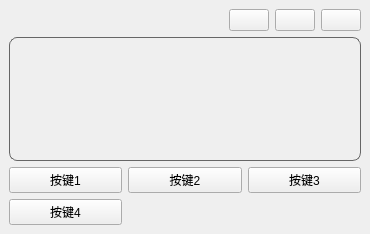
<?xml version="1.0" encoding="UTF-8"?>
<ui version="4.0">
 <class>MainWindow</class>
 <widget class="QMainWindow" name="MainWindow">
  <property name="geometry">
   <rect>
    <x>0</x>
    <y>0</y>
    <width>370</width>
    <height>234</height>
   </rect>
  </property>
  <property name="windowTitle">
   <string>MainWindow</string>
  </property>
  <widget class="QWidget" name="centralwidget">
   <layout class="QVBoxLayout" name="verticalLayout">
    <item>
     <layout class="QHBoxLayout" name="horizontalLayout">
      <item>
       <spacer name="horizontalSpacer">
        <property name="orientation">
         <enum>Qt::Orientation::Horizontal</enum>
        </property>
        <property name="sizeHint" stdset="0">
         <size>
          <width>40</width>
          <height>20</height>
         </size>
        </property>
       </spacer>
      </item>
      <item>
       <widget class="QPushButton" name="bntSetting">
        <property name="text">
         <string/>
        </property>
        <property name="icon">
         <iconset theme="QIcon::ThemeIcon::DocumentNew"/>
        </property>
       </widget>
      </item>
      <item>
       <widget class="QPushButton" name="bntMinimize">
        <property name="text">
         <string/>
        </property>
        <property name="icon">
         <iconset theme="QIcon::ThemeIcon::ListRemove"/>
        </property>
       </widget>
      </item>
      <item>
       <widget class="QPushButton" name="bntClose">
        <property name="text">
         <string/>
        </property>
        <property name="icon">
         <iconset theme="QIcon::ThemeIcon::ApplicationExit"/>
        </property>
       </widget>
      </item>
     </layout>
    </item>
    <item>
     <layout class="QVBoxLayout" name="verticalLayout_2">
      <item>
       <widget class="QWidget" name="wgtTimeboard" native="true">
        <property name="minimumSize">
         <size>
          <width>0</width>
          <height>100</height>
         </size>
        </property>
        <property name="styleSheet">
         <string notr="true">QWidget {
    border: 1px solid #666; 
	border-radius: 8px;
}</string>
        </property>
       </widget>
      </item>
     </layout>
    </item>
    <item>
     <layout class="QGridLayout" name="gridLayout" columnstretch="0,0,0,0">
      <property name="leftMargin">
       <number>0</number>
      </property>
      <property name="rightMargin">
       <number>0</number>
      </property>
      <item row="0" column="2">
       <widget class="QPushButton" name="bnt3">
        <property name="minimumSize">
         <size>
          <width>0</width>
          <height>0</height>
         </size>
        </property>
        <property name="text">
         <string>按键3</string>
        </property>
       </widget>
      </item>
      <item row="0" column="1">
       <widget class="QPushButton" name="bnt2">
        <property name="text">
         <string>按键2</string>
        </property>
       </widget>
      </item>
      <item row="0" column="0">
       <widget class="QPushButton" name="bnt1">
        <property name="sizePolicy">
         <sizepolicy hsizetype="Minimum" vsizetype="Fixed">
          <horstretch>0</horstretch>
          <verstretch>0</verstretch>
         </sizepolicy>
        </property>
        <property name="text">
         <string>按键1</string>
        </property>
       </widget>
      </item>
      <item row="1" column="0">
       <widget class="QPushButton" name="bnt4">
        <property name="text">
         <string>按键4</string>
        </property>
       </widget>
      </item>
     </layout>
    </item>
   </layout>
  </widget>
 </widget>
 <resources/>
 <connections/>
</ui>
